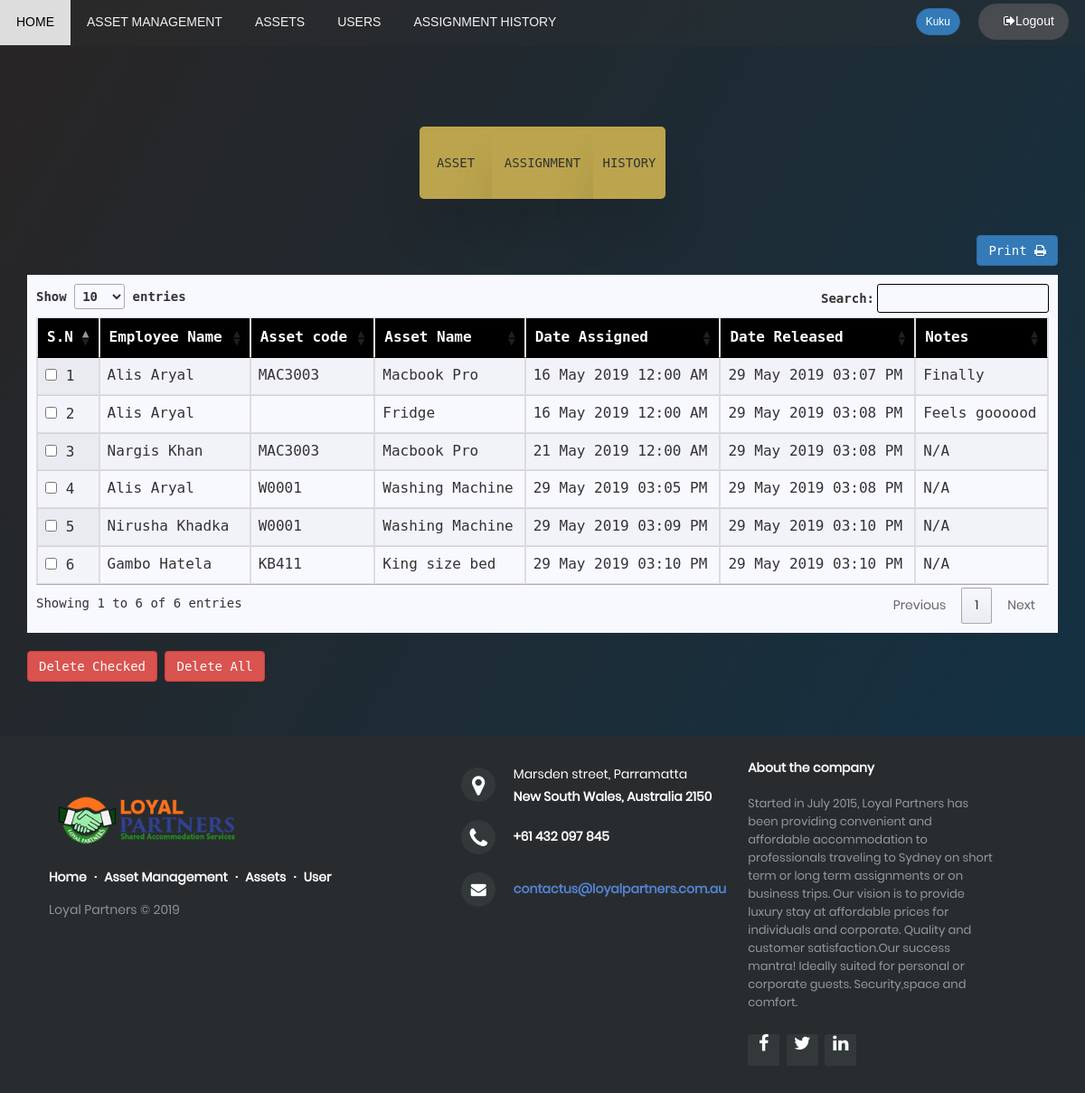
The page /admin/history.php (signed in) on the database its author committed.
### tables this page shows
CREATE TABLE IF NOT EXISTS `COMPLETE` (
  `id` int(11) NOT NULL,
  `empid` int(11) NOT NULL,
  `assetid` varchar(200) NOT NULL,
  `description` text NOT NULL,
  `Date` datetime NOT NULL,
  `ReleaseDate` datetime NOT NULL DEFAULT CURRENT_TIMESTAMP
);

CREATE TABLE IF NOT EXISTS `EMPLOYEE` (
  `EmpId` int(10) NOT NULL,
  `EmpType` int(11) NOT NULL DEFAULT '0',
  `EmpJobTitle` varchar(200) NOT NULL,
  `EmpUname` varchar(150) NOT NULL,
  `EmpFname` varchar(200) NOT NULL,
  `EmpLname` varchar(200) NOT NULL,
  `EmpGender` varchar(20) NOT NULL,
  `EmpEmail` varchar(200) NOT NULL,
  `EmpPhone` varchar(20) NOT NULL,
  `EmpAddress` varchar(200) NOT NULL,
  `pass` varchar(100) NOT NULL
);

### admin/history.php (the view, shortened to what this page needs)
<?php
require 'header.php';
require '../connect.php';
?>
<!DOCTYPE html>
<html>
    <head>
        <link rel="stylesheet" href="https://cdnjs.cloudflare.com/ajax/libs/bootstrap-multiselect/0.9.13/css/bootstrap-multiselect.css" />
    </head>
    <body>
        <div class="container">
            <br /><br /><br>
            <div class="text">
                <span>ASSET</span><span style="width: 112px;">ASSIGNMENT</span><span style="border-radius: 0px 5px 5px 0px;">HISTORY</span>
            </div>
            <?php $i = 1; ?>
            <button style="float:right;margin-bottom: 10px;" class="btn btn-md btn-primary" onclick="window.print()">Print <i class="fa fa-print"></i></button>
            <form method="post" action="query.php">
            <table id="myTable" class="table table-bordered display">
                <thead>
                    <tr  style="background-color: black;color: white;">
                        <th>S.N</th>
                        <th>Employee Name</th>
                        <th class="hidden-xs ps">Asset code</th>
                        <th>Asset Name</th>
                        <th class="hidden-xs">Date Assigned</th>
                        <th class>Date Released</th>
                        <th class="hidden-xs">Notes</th>
                    </tr>
                </thead>
                <tbody>
                    <?php
                    $sql = mysqli_query($conn, "SELECT * FROM COMPLETE c,EMPLOYEE e WHERE c.empid=e.empid;");
                    while ($result = mysqli_fetch_array($sql)) {
                        extract($result);
                        $code = mysqli_query($conn, "SELECT `AssetCode` FROM ASSET WHERE `AssetName`='$assetid'");
                        $row = mysqli_fetch_assoc($code);
                        ?>
                        <tr>
                            <td>
                              <?php if($_SESSION['type']=="1") {?>
                                <input type="checkbox" class="ph" id="<?php echo $id;?>" value="<?php echo $id;?>" name="check[]" style="cursor:pointer;">
                              <?php } echo $i; ?></td>
                            <td><?php echo ucfirst($EmpFname) . ' ' . '' . ucfirst($EmpLname); ?></td>
                            <td class="hidden-xs"><?php echo strtoupper($row['AssetCode']); ?></td>
                            <td><?php echo ucfirst($assetid); ?></td>
                            <td class="hidden-xs"><?php $dater = new DateTime($Date);
                                echo $dater->format('d M Y h:i A');?></td>
                            <td><?php $datef = new DateTime($ReleaseDate);
                                echo $datef->format('d M Y h:i A'); ?></td>
                    <td class="hidden-xs"><?php if(!empty($description)){echo ucfirst($description);}else{ echo "N/A";} ?></td>
                        </tr>
                        <?php $i++; ?>
                    <?php }
                    ?>
                </tbody>
            </table><br>
            <?php if($_SESSION['type']=="1"){?>
            <button class="btn btn-danger" type="submit" name="checkdel" onClick="return confirm('Are you sure you want to delete the assignment history?')">Delete Checked</button> <button class="btn btn-danger" type="submit" name="delall" onClick="return confirm('Are you sure you want to delete all the assignment history?')">Delete All</button> <?php }?>
            </form>
            <br>
            <br>
            <br></div>
        <?php include "footer.php"; ?>

### css/main.css (style rules this page uses)
* { margin: 0px; padding: 0px; box-sizing: border-box; }
body, html { height: 100%; font-family: "monospace","Trebuchet MS" !important; background-image: linear-gradient(120deg, #292525 0%, #0c2e42fa 100%); }
input { outline: none; border: none; }
button { outline: none !important; border: none; background: transparent; }
.text { display: flex; justify-content: center; margin-top: 15vh; -webkit-transform: translateY(-50%); transform: translateY(-50%); text-align: center; transition: -webkit-transform .3s ease-in-out; transition: transform .3s ease-in-out; transition: transform .3s ease-in-out, -webkit-transform .3s ease-in-out; }
.text > span { display: block; cursor: pointer; background-color: #bba44d; width: 80px; height: 80px; line-height: 80px; transition: color .3s ease-in-out, background-color .3s ease-in-out, -webkit-transform .3s ease-in-out; transition: transform .3s ease-in-out, color .3s ease-in-out, background-color .3s ease-in-out; transition: transform .3s ease-in-out, color .3s ease-in-out, background-color .3s ease-in-out, -webkit-transform .3s ease-in-out; box-shadow: 0 40px 50px rgba(0, 0, 0, 0.1); }
.text > span:first-child { border-radius: 5px 0 0 5px; }

### rows shown on the page
complete: empid.EmpFname "Alis", empid.EmpLname "Aryal", AssetCode "MAC3003", assetid "Macbook Pro", Date "16 May 2019 12:00 AM", ReleaseDate "29 May 2019 03:07 PM", description "Finally"
complete: empid.EmpFname "Alis", empid.EmpLname "Aryal", assetid "Fridge", Date "16 May 2019 12:00 AM", ReleaseDate "29 May 2019 03:08 PM", description "Feels goooood"
complete: empid.EmpFname "Nargis", empid.EmpLname "Khan", AssetCode "MAC3003", assetid "Macbook Pro", Date "21 May 2019 12:00 AM", ReleaseDate "29 May 2019 03:08 PM", shows "N/A"
complete: empid.EmpFname "Alis", empid.EmpLname "Aryal", AssetCode "W0001", assetid "Washing Machine", Date "29 May 2019 03:05 PM", ReleaseDate "29 May 2019 03:08 PM", shows "N/A"
complete: empid.EmpFname "Nirusha", empid.EmpLname "Khadka", AssetCode "W0001", assetid "Washing Machine", Date "29 May 2019 03:09 PM", ReleaseDate "29 May 2019 03:10 PM", shows "N/A"
complete: empid.EmpFname "Gambo", empid.EmpLname "Hatela", AssetCode "KB411", assetid "King size bed", Date "29 May 2019 03:10 PM", ReleaseDate "29 May 2019 03:10 PM", shows "N/A"

### other values the page prints
$_SESSION['username'] "Kuku"
